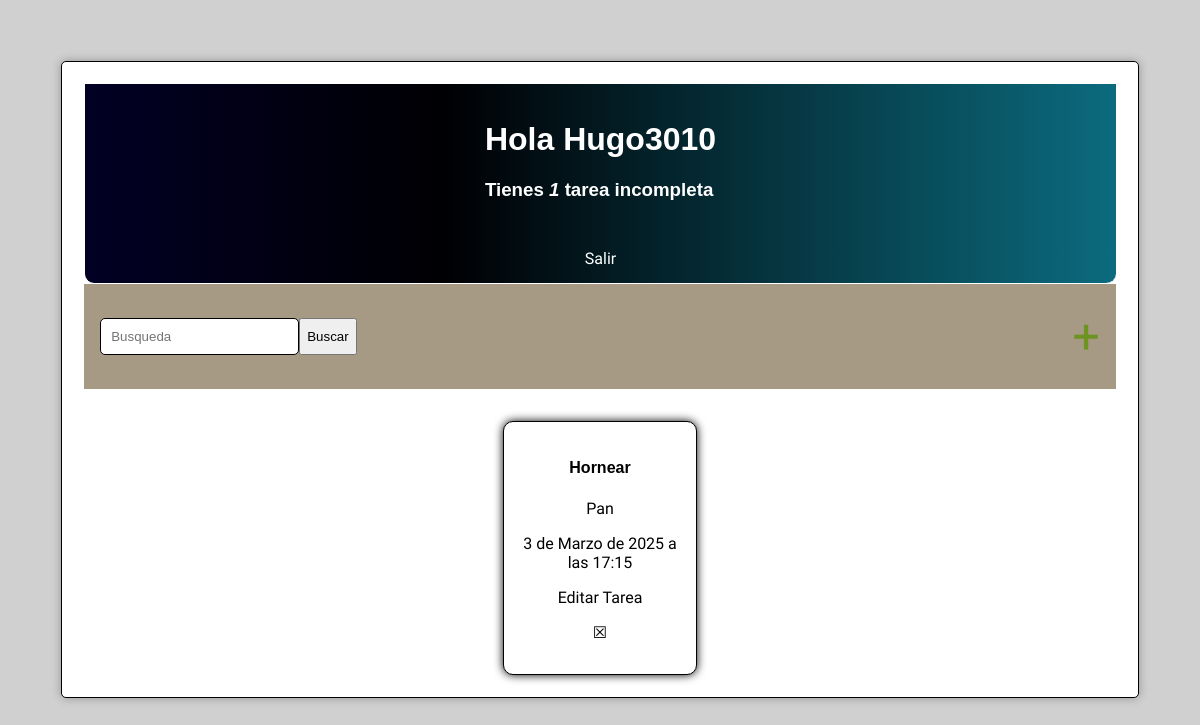
Screenshot of / (signed in) with the database file from the repository.
### home/models.py (models this page shows, shortened)
class Tarea(models.Model):
    usuario = models.ForeignKey(User,
                                on_delete=models.CASCADE, # Se eliminan todas las tareas creadas por este usuario si es eliminado
                                null=True,  # El valor de usuario puede estar vacio o el registro puede estar en blanco
                                blank=True)
    titulo = models.CharField(max_length=75) # Area de linea de texto con un maximo de 75 caracteres
    descricion = models.TextField(null=True, blank=True)
    completo = models.BooleanField(default=False) # Marcamos como default que la casilla no este seleccionada
    creado = models.DateTimeField(auto_now_add=True) # Se genera automaticamente la fecha de la creacion de la tarea
    class Meta:
        ordering = ['completo'] # Una vez completas se mandan al final de la lista

### home/views.py (the view)
# urls.py: urlpatterns = [path('', ListaPendientes.as_view(), name='home'),
class ListaPendientes(LoginRequiredMixin, ListView):
    model = Tarea
    template_name = 'home/lista_tareas.html'
    context_object_name = 'tareas'
    def get_context_data(self, **kwargs):
        context = super().get_context_data(**kwargs)
        context['tareas'] = context['tareas'].filter(usuario=self.request.user)
        context['count'] = context['tareas'].filter(completo=False)
        valor_busqueda = self.request.GET.get('area-buscar') or ''
        if valor_busqueda:                      # Busca tareas que tengan similitud con el texto
            context['tareas'] = context['tareas'].filter(titulo__icontains=valor_busqueda)
        context['valor_busqueda'] = valor_busqueda
        return context

### home/templates/home/lista_tareas.html (shortened to what this page needs)
{% extends 'home/main.html'%}
{% block content%}
<div class="nav-superior">
    <div>
        <h1>Hola {{request.user|title}}</h1>
        <h3 style="margin: 0">
          Tienes <i>{{ tareas.count }}</i>
          {{ count|pluralize:"tarea,tareas" }}
          {{ count|pluralize:"incompleta,incompletas" }}
        </h3>
    </div>
    <div>
        {% if request.user.is_authenticated %}
            <a href="{% url 'logout' %}">Salir</a>
        {% else %}
            <a href="{% url 'login' %}">Ingresar</a>
        {% endif %}
    </div>
</div>
<div class="buscador-container">
    <div>
        <form method="GET" style="display: inline-flex;">
            <input type="text" name="area-buscar" placeholder="Busqueda" value="{{valor_busqueda}}">
            <input type="submit" value="Buscar">
        </form>
    </div>
    <a href="{% url 'crear-tarea' %}" style="color: #6d9420; font-size: 3em">&#x2b;</a>
</div>
<div class="container-tareas">
    {% for tarea in tareas %}
                {% if tarea.completo %}
                <div class="tarea-container tarea-completa">
                    <h4 style="text-decoration: line-through">{{tarea.titulo}}</h4>
                    <p>{{tarea.descricion}}</p>
                    <p>{{tarea.creado}}</p>
                    <a href="{% url 'editar-tarea' tarea.id %}">Editar Tarea</a>
                    <a href="{% url 'eliminar-tarea' tarea.id %}">Eliminar</a>
                </div>
                {% else %}
                <div class="tarea-container tarea-incompleta">
                    <h4>{{tarea.titulo}}</h4>
                    <p>{{tarea.descricion}}</p>
                    <p>{{tarea.creado}}</p>
                    <p><a href="{% url 'editar-tarea' tarea.id %}">Editar Tarea</a></p>
                    <p><a href="{% url 'eliminar-tarea' tarea.id %}">&#x2612;</a></p>
                </div>
                {% endif %}
    {% empty %}
        <h3>No existen elementos en esta lista</h3>
    {% endfor %}
{% endblock content%}

### home/templates/home/main.html (style rules this page uses)
body { background-color: #d0d0d0; font-family: "Abel", sans-serif; padding: 3.3em; color: black; }
h1, h2, h3, h4, h5, h6 { font-family: "Book Antiqua", sans-serif; }
a { color: #000; text-decoration: none; }
.nav-superior { display: flex; flex-direction: column; gap: 3em; justify-content: space-between; align-items: center; color: #fff; padding: 15px; border-bottom: 1px solid #fff; border-left: 1px solid #fff; border-radius: 0 0 10px 10px; background: linear-gradient(90deg, rgba(2,0,36,1) 0%, rgba(0,0,3,1) 35%, rgba(11,107,126,1) 100%); }
.nav-superior a { color: white; }
.container-tareas { display: flex; flex-wrap: wrap; gap: 5em; align-items: center; justify-content: space-evenly; }
.tarea-container { border: 1px solid black; background: white; box-shadow: 0 0 10px 0 black; text-align: center; color: black; padding: 1em; min-width: 10em; max-width: 10em; border-radius: 10px; box-sizing: content-box; }
.tarea-container a { color: black; }
.buscador-container { display: flex; justify-content: space-between; align-items: center; background-color: #a69a84; color: white; padding: 1.5em 1em; margin-bottom: 2em; }
input[type=text], input[type=password], textarea { border: 1px solid #000; border-radius: 5px; padding: 10px; width: 90%; }

### rows the page displays
Tarea: titulo "Hornear", descricion "Pan", creado "3 de Marzo de 2025 a las 17:15"

### other values shown
{{ request.user|title }} "Hugo3010"
{{ tareas.count }} "1"
